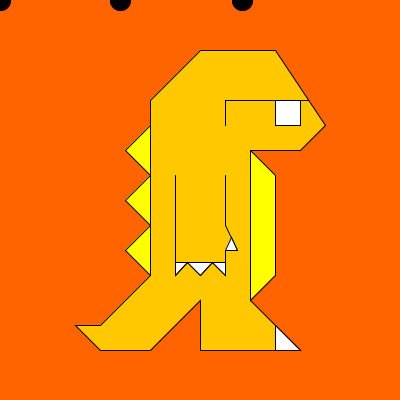
Frame 1 (no input)
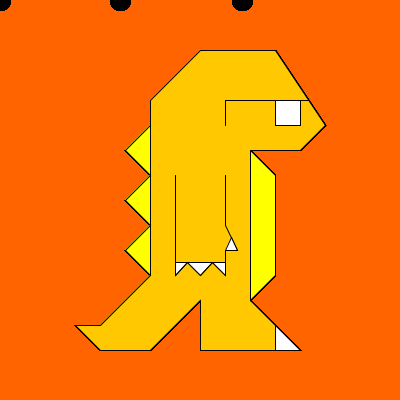
Frame 60 (the mouse pressed at the canvas centre just before this capture)
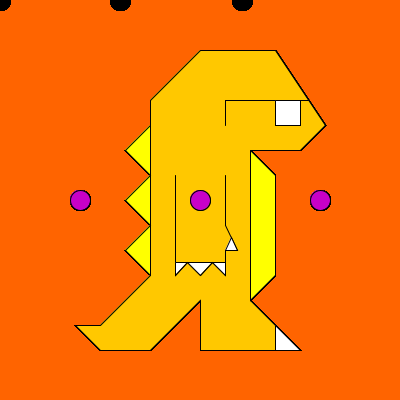
Frame 120 (the mouse held since frame 60 and released just before this capture)

The Processing sketch that drew these frames (run headless with seeded random() and noise(); from frame 60 on, the mouse is pressed at the canvas centre):

// Processing sketch: processing_51425
// ── processing_51425.pde

void setup(){
  size(400, 400);
  background (255, 100, 0);
}

void draw(){

  smooth();
  strokeWeight(1);

  //Lizard Man Body
 
  
  fill(255,200,0);
  beginShape();
  vertex(150,100);
  vertex(200,50);
  vertex(275,50);
  vertex(325,125);
  vertex(300,150);
  
  vertex(250,150);
  vertex(250,300);
  vertex(300,350);
  vertex(200,350);
  vertex(200,300);
  
  vertex(150,350);
  vertex(100,350);
  vertex(75,325);
  vertex(100,325);
  vertex(150,275);
  
  vertex(150,100);
  endShape();
  
  //Lizard Man Arm
  line(175,175,175,275);
  line(175,275,187.05,262.05);
  line(187.05,262.05,200,275);
  
  line(200,275,212.05,262.05);
  line(212.50,262.05,225,275);
  line(225,275,225,250);
  
  line(225,250,237.05,250);
  line(237.05,250,225,225);
  
  line(225,225,225,175);
  
  //Lizard Man Claws
  fill(255,255,255);
  beginShape();
  vertex(175,262.05);
  vertex(175,275);
  
  vertex(187.05,262.05);
  vertex(200,275);
  vertex(212.05,262.05);
  
  vertex(225,275);
  vertex(225,262.05);
  vertex(175,262.05);
  endShape();
  
  //Lizard Man Thumb
  beginShape();
  vertex(225,250);
  vertex(237.05,250);
  vertex(231,237.05);
  vertex(225,250);
  endShape();
  
  //Lizard Man Glasses Frame
  line(225,125,225,100);
  line(225,100,308,100);
  
  //Lizard Man Glass
  fill(255,255,255);
  beginShape();
  vertex(275,100);
  vertex(275,125);
  vertex(300,125);
  vertex(300,100);
  vertex(275,100);
  endShape();
  
  //Lizard Man Belly
  fill(255,255,0);
  beginShape();
  vertex(250,150);
  vertex(275,175);
  vertex(275,275);
  vertex(250,300);
  vertex(250,150);
  endShape();
  
  //Lizard Man Back
  fill(255,255,0);
  beginShape();
  vertex(150,275);
  vertex(125,250);
  vertex(150,225);
  
  vertex(150,225);
  vertex(125,200);
  vertex(150,175);
  
  vertex(150,175);
  vertex(125,150);
  vertex(150,125);
  endShape();
  
  //Lizard Man Feet
  fill(255,255,255);
  beginShape();
  vertex(275,325);
  vertex(300,350);
  vertex(275,350);
  vertex(275,325);
  endShape();
  
  //New Code 
  fill(mouseY, 0, mouseX);
  ellipse(mouseX -242,mouseY, 20,20);
  ellipse(mouseX -120,mouseY, 20,20);
  ellipse(mouseX, mouseY, 20,20);
  ellipse(mouseX +120,mouseY, 20,20);
  ellipse(mouseX +242,mouseY, 20,20);
  
  //Create a designs in the background
  ellipse(mouseX -242,mouseY, 20,20);
  ellipse(mouseX -120,mouseY, 20,20);
  ellipse(mouseX, mouseY, 20,20);
  ellipse(mouseX +120,mouseY, 20,20);
  ellipse(mouseX +242,mouseY, 20,20);

}

  void mousePressed(){
  //When Pressed these commands will activate
  stroke(0);
  fill(175);
  //(mouseX,mouseY) = position of the mouse
  ellipse(mouseX, mouseY, 60, 60);
}

void keyPressed(){
  //keyPressed() means do the next commands with a key is pressed
  background (255, 100, 0);
  //Erases by drawing a new box
}
